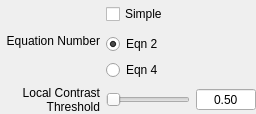
          <widget class="QWidget" name="page_ashikhmin">
           <property name="enabled">
            <bool>true</bool>
           </property>
           <property name="sizePolicy">
            <sizepolicy hsizetype="Preferred" vsizetype="Minimum">
             <horstretch>0</horstretch>
             <verstretch>0</verstretch>
            </sizepolicy>
           </property>
           <layout class="QGridLayout" name="gridLayout_11">
            <property name="margin">
             <number>0</number>
            </property>
            <item row="0" column="0">
             <layout class="QGridLayout" name="gridLayout_20">
              <item row="2" column="0">
               <widget class="QLabel" name="label_locatcontrasttreshold">
                <property name="minimumSize">
                 <size>
                  <width>100</width>
                  <height>0</height>
                 </size>
                </property>
                <property name="maximumSize">
                 <size>
                  <width>100</width>
                  <height>16777215</height>
                 </size>
                </property>
                <property name="text">
                 <string>Local Contrast Threshold</string>
                </property>
                <property name="alignment">
                 <set>Qt::AlignRight|Qt::AlignTrailing|Qt::AlignVCenter</set>
                </property>
                <property name="wordWrap">
                 <bool>true</bool>
                </property>
               </widget>
              </item>
              <item row="2" column="1">
               <widget class="QSlider" name="contrastSlider">
                <property name="cursor">
                 <cursorShape>PointingHandCursor</cursorShape>
                </property>
                <property name="maximum">
                 <number>100</number>
                </property>
                <property name="orientation">
                 <enum>Qt::Horizontal</enum>
                </property>
               </widget>
              </item>
              <item row="2" column="2">
               <widget class="QDoubleSpinBox" name="contrastdsb">
                <property name="minimumSize">
                 <size>
                  <width>60</width>
                  <height>0</height>
                 </size>
                </property>
                <property name="maximumSize">
                 <size>
                  <width>60</width>
                  <height>16777215</height>
                 </size>
                </property>
                <property name="focusPolicy">
                 <enum>Qt::StrongFocus</enum>
                </property>
                <property name="alignment">
                 <set>Qt::AlignCenter</set>
                </property>
                <property name="buttonSymbols">
                 <enum>QAbstractSpinBox::NoButtons</enum>
                </property>
                <property name="decimals">
                 <number>2</number>
                </property>
                <property name="maximum">
                 <double>1.000000000000000</double>
                </property>
                <property name="singleStep">
                 <double>0.100000000000000</double>
                </property>
                <property name="value">
                 <double>0.500000000000000</double>
                </property>
               </widget>
              </item>
              <item row="0" column="1">
               <widget class="QCheckBox" name="simpleCheckBox">
                <property name="enabled">
                 <bool>true</bool>
                </property>
                <property name="sizePolicy">
                 <sizepolicy hsizetype="Expanding" vsizetype="Fixed">
                  <horstretch>0</horstretch>
                  <verstretch>0</verstretch>
                 </sizepolicy>
                </property>
                <property name="minimumSize">
                 <size>
                  <width>0</width>
                  <height>28</height>
                 </size>
                </property>
                <property name="maximumSize">
                 <size>
                  <width>16777215</width>
                  <height>28</height>
                 </size>
                </property>
                <property name="text">
                 <string>Simple</string>
                </property>
               </widget>
              </item>
              <item row="1" column="0">
               <widget class="QLabel" name="label_2">
                <property name="minimumSize">
                 <size>
                  <width>100</width>
                  <height>0</height>
                 </size>
                </property>
                <property name="maximumSize">
                 <size>
                  <width>100</width>
                  <height>16777215</height>
                 </size>
                </property>
                <property name="text">
                 <string>Equation Number</string>
                </property>
                <property name="alignment">
                 <set>Qt::AlignRight|Qt::AlignTop|Qt::AlignTrailing</set>
                </property>
                <property name="wordWrap">
                 <bool>true</bool>
                </property>
               </widget>
              </item>
              <item row="1" column="1">
               <layout class="QVBoxLayout" name="verticalLayout_2">
                <item>
                 <widget class="QRadioButton" name="eq2RadioButton">
                  <property name="sizePolicy">
                   <sizepolicy hsizetype="Fixed" vsizetype="Fixed">
                    <horstretch>0</horstretch>
                    <verstretch>0</verstretch>
                   </sizepolicy>
                  </property>
                  <property name="text">
                   <string>Eqn 2</string>
                  </property>
                  <property name="checked">
                   <bool>true</bool>
                  </property>
                 </widget>
                </item>
                <item>
                 <widget class="QRadioButton" name="eq4RadioButton">
                  <property name="sizePolicy">
                   <sizepolicy hsizetype="Fixed" vsizetype="Fixed">
                    <horstretch>0</horstretch>
                    <verstretch>0</verstretch>
                   </sizepolicy>
                  </property>
                  <property name="text">
                   <string>Eqn 4</string>
                  </property>
                 </widget>
                </item>
               </layout>
              </item>
              <item row="3" column="1">
               <spacer name="verticalSpacer_10">
                <property name="orientation">
                 <enum>Qt::Vertical</enum>
                </property>
                <property name="sizeHint" stdset="0">
                 <size>
                  <width>0</width>
                  <height>0</height>
                 </size>
                </property>
               </spacer>
              </item>
             </layout>
            </item>
           </layout>
          </widget>
